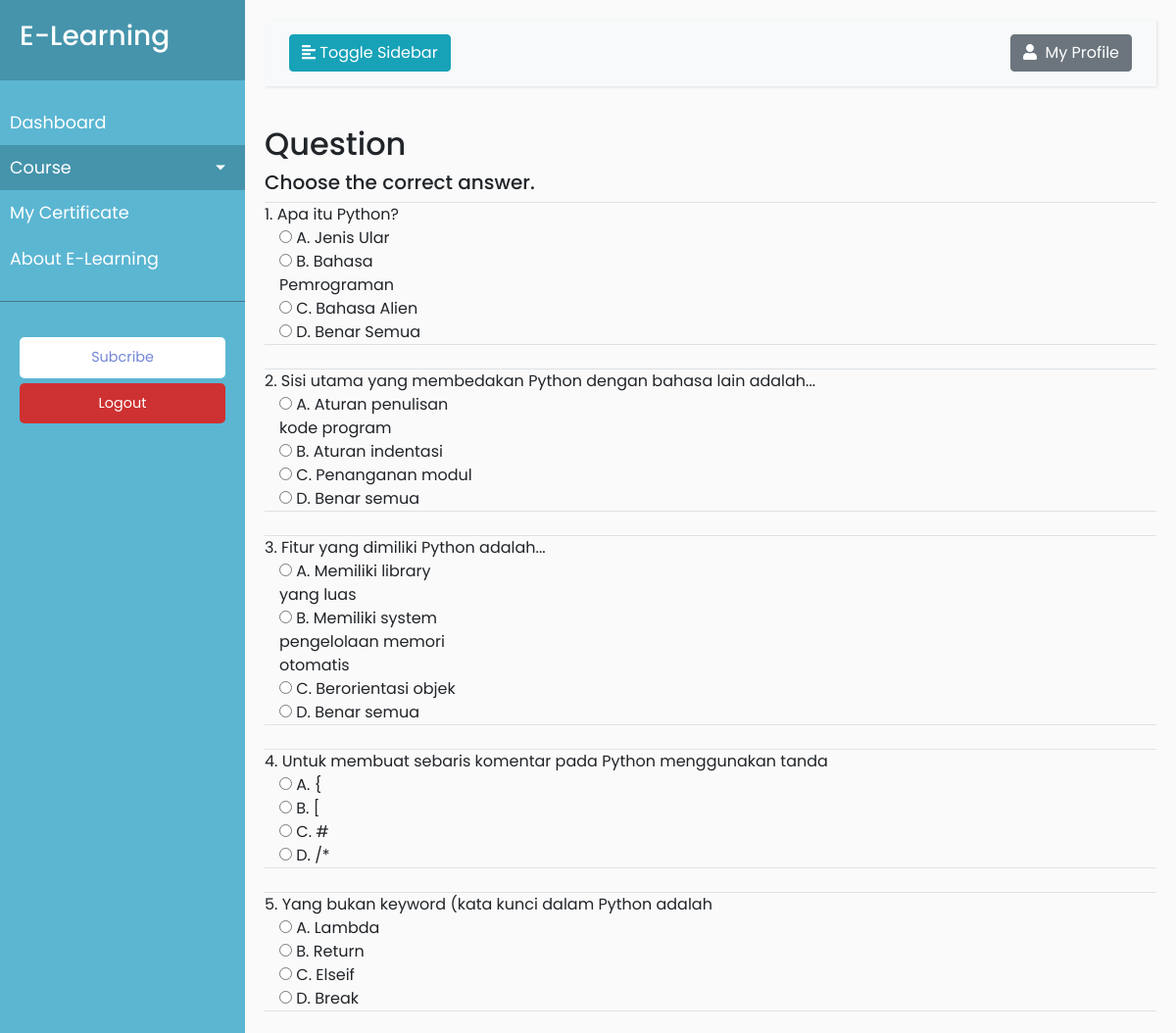
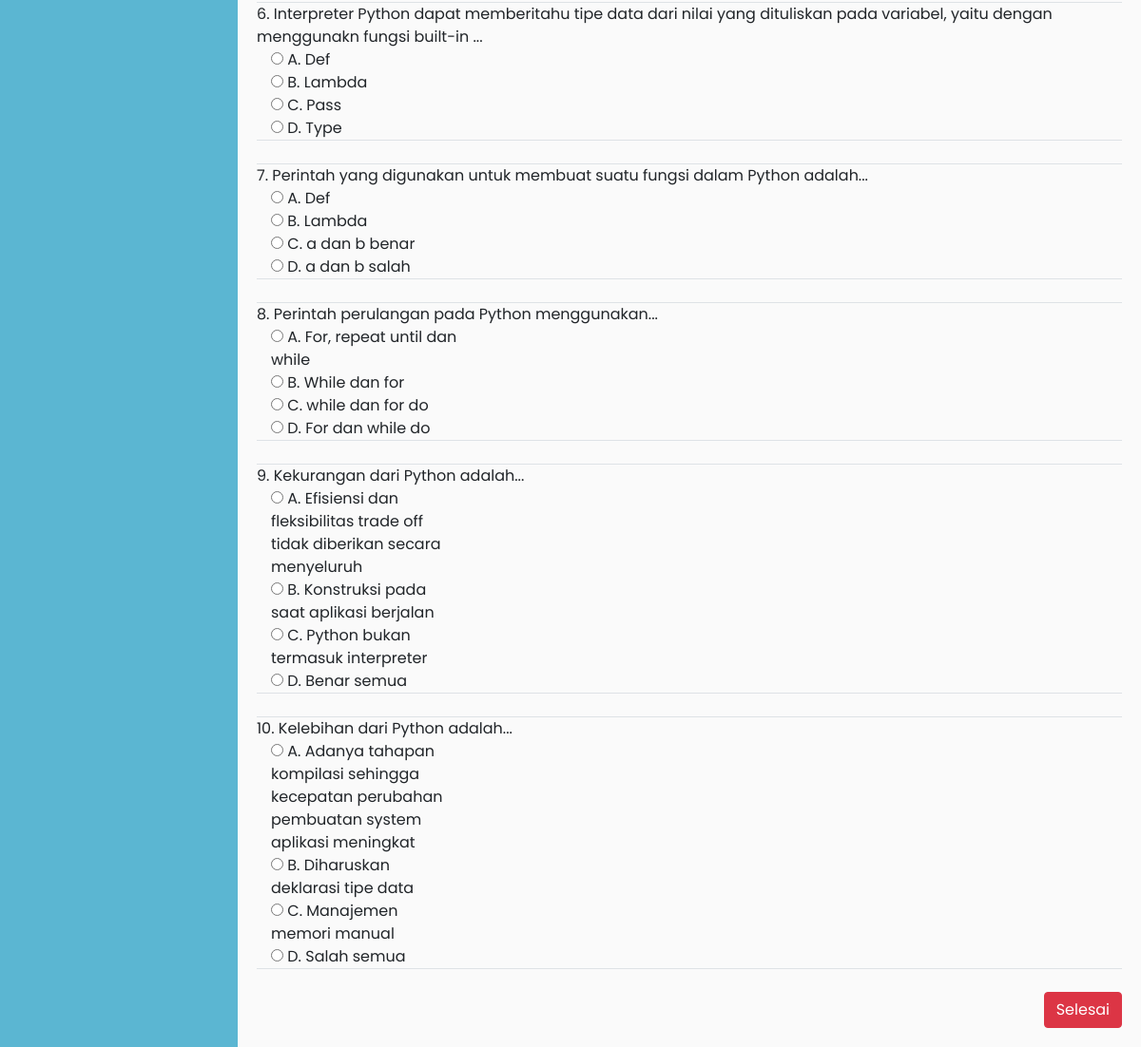
Page /dashboard/exam.php?id=1 (signed in) on the committed database (2 pictures, top to bottom).
### tables this page shows
CREATE TABLE `question` (
  `id_question` int(11) NOT NULL,
  `question` text DEFAULT NULL,
  `choiceA` text DEFAULT NULL,
  `choiceB` text DEFAULT NULL,
  `choiceC` text DEFAULT NULL,
  `choiceD` text DEFAULT NULL,
  `answer` text DEFAULT NULL,
  `id_course` int(11) DEFAULT NULL
);

### dashboard/exam.php (the view, shortened to what this page needs)
<?php
    if (!isset($_SESSION['id_users'])) {
        header("Location: ../login.php");
    } else {
        include_once '../conn.php';
        if (!isset($_GET['id'])) {
            header("Location: error.php");
        } else {
            $id = $_GET['id'];
            $query = mysqli_query($conn, "SELECT * FROM question WHERE id_course='$id'");
            if (mysqli_num_rows($query) == 0) {
                header("Location: error.php");
            } else  {
                $data = mysqli_fetch_all($query, MYSQLI_ASSOC);
            }
        }
    }
?>
<!DOCTYPE html>
<html>
<head>
    <link rel="stylesheet" href="https://stackpath.bootstrapcdn.com/bootstrap/4.1.0/css/bootstrap.min.css"
>
    <link rel="stylesheet" href="style.css">
</head>
<body>
    <div class="wrapper">
        <nav id="sidebar">
            <div class="sidebar-header">
                <h3>E-Learning</h3>
            </div>
            <ul class="list-unstyled components">
                <li>
                    <a href="index.php">Dashboard</a>
                </li>
                <li class="active">
                    <a href="#homeSubmenu" data-toggle="collapse" aria-expanded="false"
                        class="dropdown-toggle">Course</a>
                </li>
                <li>
                    <a href="sertif.php">My Certificate</a>
                </li>
                <li>
                    <a href="about.php">About E-Learning</a>
                </li>
            </ul>
            <ul class="list-unstyled CTAs">
                <li>
                    <a href="subscribe.php" class="download">Subcribe</a>
                </li>
                <li>
                    <a href="logout.php" class="article">Logout</a>
                </li>
            </ul>
        </nav>
        <div id="content">
            <nav class="navbar navbar-expand-lg navbar-light bg-light">
                <div class="container-fluid">
                    <button type="button" id="sidebarCollapse" class="btn btn-info">
                        <i class="fas fa-align-left"></i>
                        <span>Toggle Sidebar</span>
                    </button>
                    <div class="dropdown">
                        <button class="btn btn-secondary" type="button" id="dropdownMenuButton" data-toggle="dropdown"
                            aria-haspopup="true" aria-expanded="false">
                            <i class="fas fa-user mr-1"></i>
                            My Profile
                        </button>
                    </div>
                </div>
            </nav>
            <h2>Question</h2>
            <h5>Choose the correct answer.</h5>
            <form action="result.php?id=<?=$id?>" method="post">
                <?php
                foreach ($data as $question) {
                ?>
                    <div class="border-top border-bottom mb-4">
                        <div><?=$question['question'];?></div>
                        <div class="col-md-3"><input class="radios" type="radio" id="ChoiceA" name="<?=$question['id_question'];?>" value="<?=$question['choiceA'];?>"> A. <?=$question['choiceA'];?></div>
                        <div class="col-md-3"><input class="radios" type="radio" id="ChoiceB" name="<?=$question['id_question'];?>" value="<?=$question['choiceB'];?>"> B. <?=$question['choiceB'];?></div>
                        <div class="col-md-3"><input class="radios" type="radio" id="ChoiceC" name="<?=$question['id_question'];?>" value="<?=$question['choiceC'];?>"> C. <?=$question['choiceC'];?></div>
                        <div class="col-md-3"><input class="radios" type="radio" id="ChoiceD" name="<?=$question['id_question'];?>" value="<?=$question['choiceD'];?>"> D. <?=$question['choiceD'];?></div>
                    </div>
                <?php
                }
                ?>
                <div class="text-right mt-4">
                    <input class="btn btn-danger" type="submit" value="Selesai">
                </div>
            </form>
        </div>
    </div>
</body>
</html>

### dashboard/style.css (style rules this page uses)
body { font-family: 'Poppins', sans-serif; background: #fafafa; }
a, a:hover, a:focus { color: inherit; text-decoration: none; transition: all 0.3s; }
.navbar { padding: 15px 10px; background: #fff; border: none; border-radius: 0; margin-bottom: 40px; box-shadow: 1px 1px 3px rgba(0, 0, 0, 0.1); }
.wrapper { display: flex; width: 100%; align-items: stretch; }
#sidebar { min-width: 250px; max-width: 250px; background: #5BB6D2; color: #fff; transition: all 0.3s; }
#sidebar .sidebar-header { padding: 20px; background: #4594ac; }
#sidebar ul.components { padding: 20px 0; border-bottom: 1px solid #47748b; }
#sidebar ul li a { padding: 10px; font-size: 1.1em; display: block; }
#sidebar ul li.active>a, a[aria-expanded="true"] { color: #fff; background: #4594ac; }
a[data-toggle="collapse"] { position: relative; }
.dropdown-toggle::after { display: block; position: absolute; top: 50%; right: 20px; transform: translateY(-50%); }
ul.CTAs { padding: 20px; }
ul.CTAs a { text-align: center; font-size: 0.9em !important; display: block; border-radius: 5px; margin-bottom: 5px; }
a.download { background: #fff; color: #7386D5; }
a.article, a.article:hover { background: #ce3131 !important; color: #fff !important; }
#content { width: 100%; padding: 20px; min-height: 100vh; transition: all 0.3s; }

### rows in the picture
question: question "1. Apa itu Python?", choiceA "Jenis Ular", choiceB "Bahasa Pemrograman", choiceC "Bahasa Alien", choiceD "Benar Semua"
question: question "2. Sisi utama yang membedakan Python dengan bahasa lain adalah...", choiceA "Aturan penulisan kode program", choiceB "Aturan indentasi", choiceC "Penanganan modul", choiceD "Benar semua"
question: question "3. Fitur yang dimiliki Python adalah...", choiceA "Memiliki library yang luas", choiceB "Memiliki system pengelolaan memori otomatis", choiceC "Berorientasi objek", choiceD "Benar semua"
question: question "4. Untuk membuat sebaris komentar pada Python menggunakan tanda", choiceA "{", choiceB "[", choiceC "#", choiceD "/*"
question: question "5. Yang bukan keyword (kata kunci dalam Python adalah", choiceA "Lambda", choiceB "Return", choiceC "Elseif", choiceD "Break"
question: question "6. Interpreter Python dapat memberitahu tipe data dari nilai yang dituliskan pada variabel, yaitu dengan menggunakn fungsi built-in ...", choiceA "Def", choiceB "Lambda", choiceC "Pass", choiceD "Type"
question: question "7. Perintah yang digunakan untuk membuat suatu fungsi dalam Python adalah...", choiceA "Def", choiceB "Lambda", choiceC "a dan b benar", choiceD "a dan b salah"
question: question "8. Perintah perulangan pada Python menggunakan...", choiceA "For, repeat until dan while", choiceB "While dan for", choiceC "while dan for do", choiceD "For dan while do"
question: question "9. Kekurangan dari Python adalah...", choiceA "Efisiensi dan fleksibilitas trade off tidak diberikan secara menyeluruh", choiceB "Konstruksi pada saat aplikasi berjalan", choiceC "Python bukan termasuk interpreter", choiceD "Benar semua"
question: question "10. Kelebihan dari Python adalah...", choiceA "Adanya tahapan kompilasi sehingga kecepatan perubahan pembuatan system aplikasi meningkat", choiceB "Diharuskan deklarasi tipe data", choiceC "Manajemen memori manual", choiceD "Salah semua"
